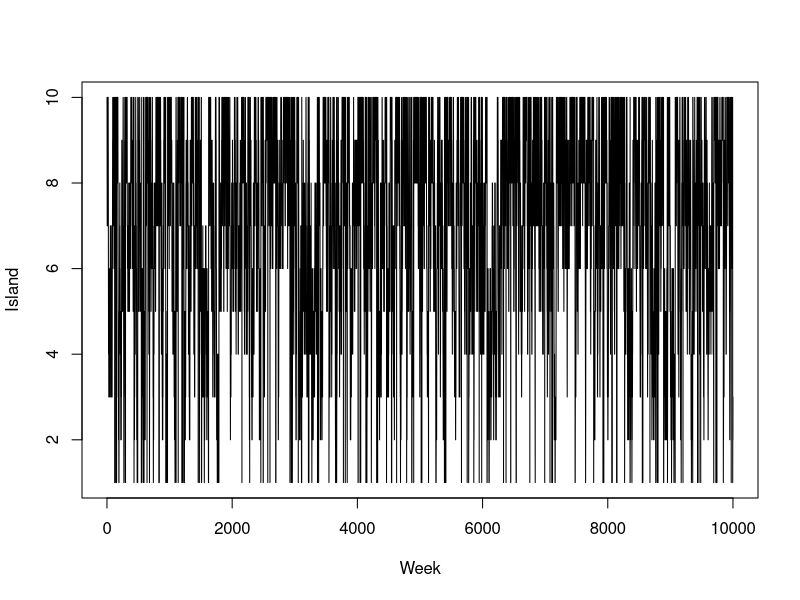
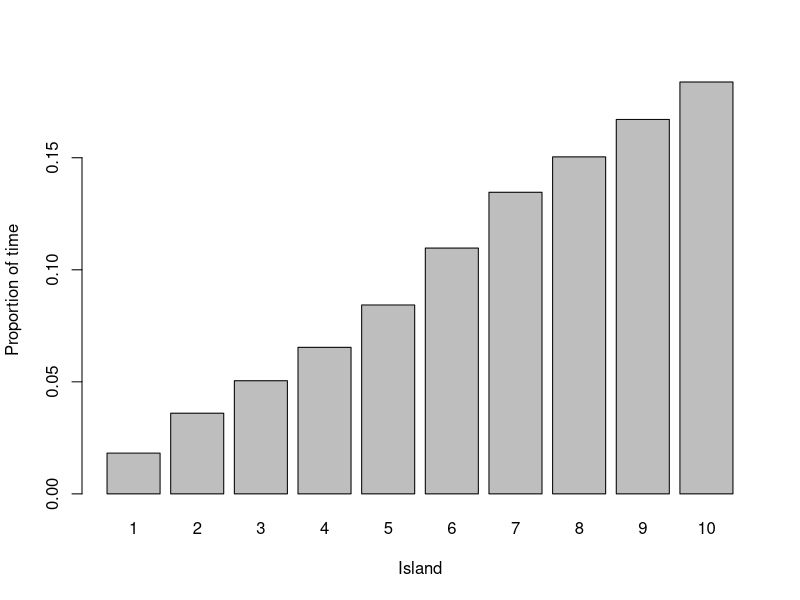
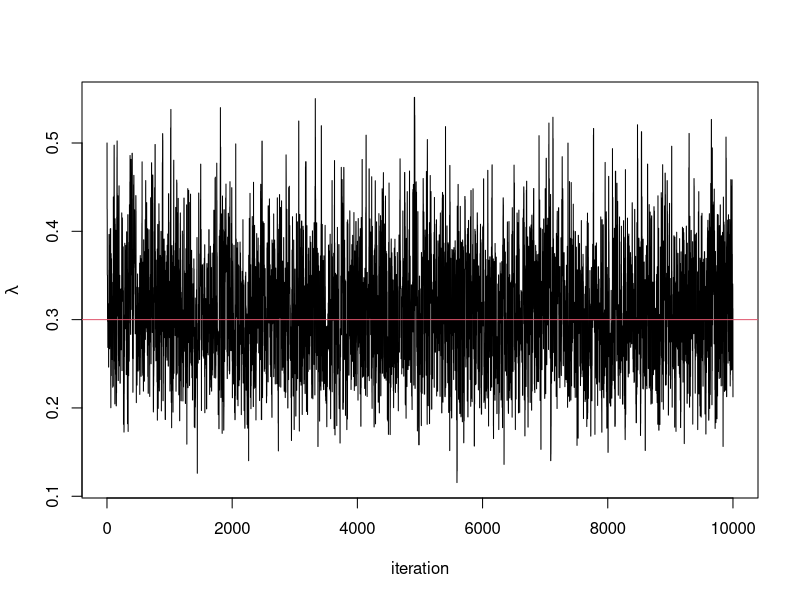
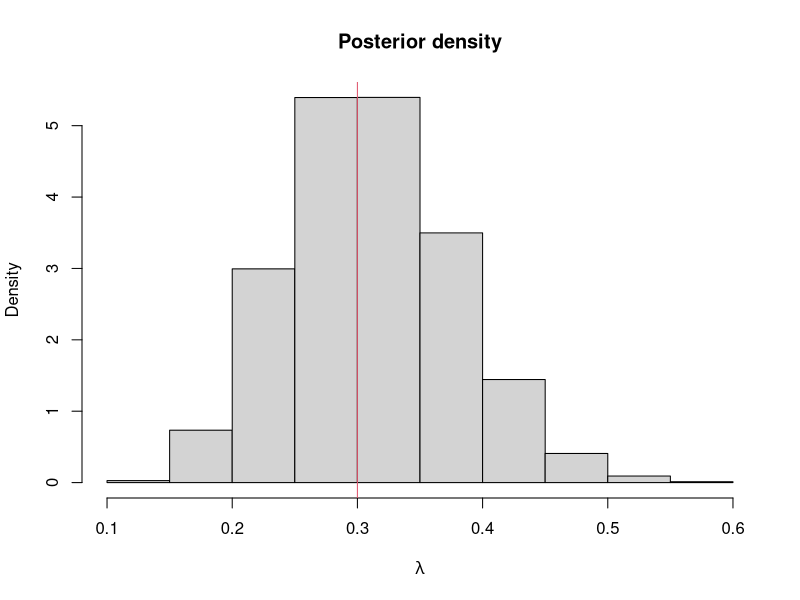
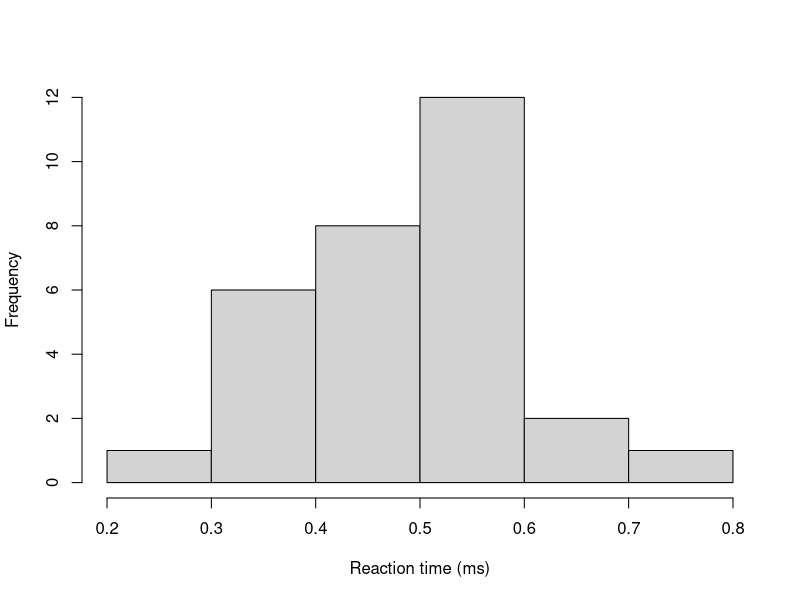
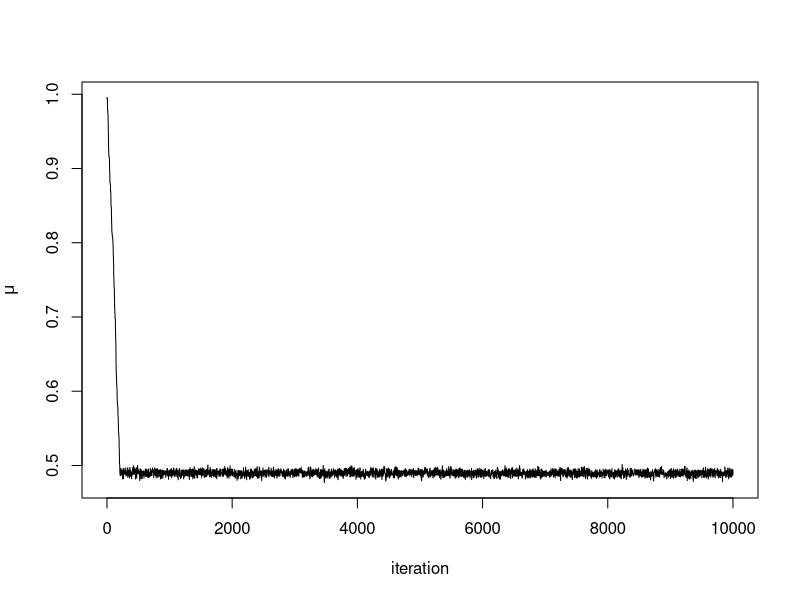
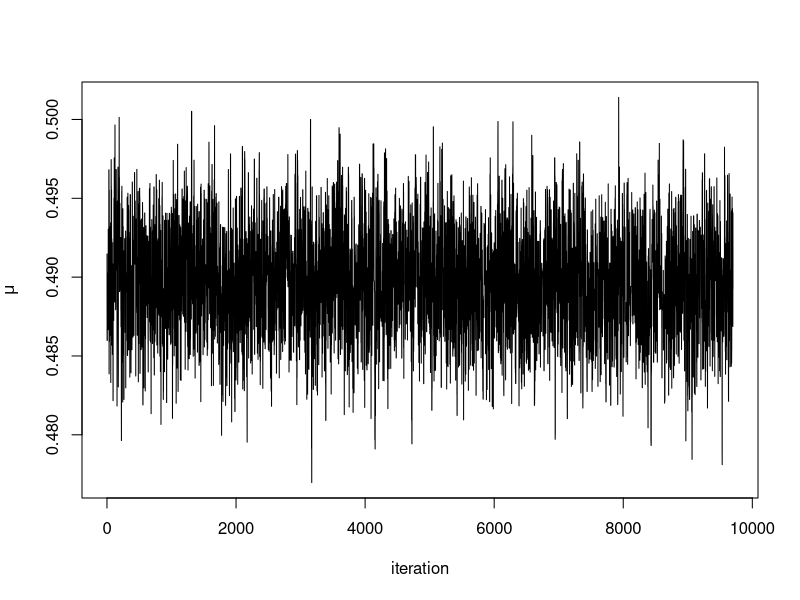
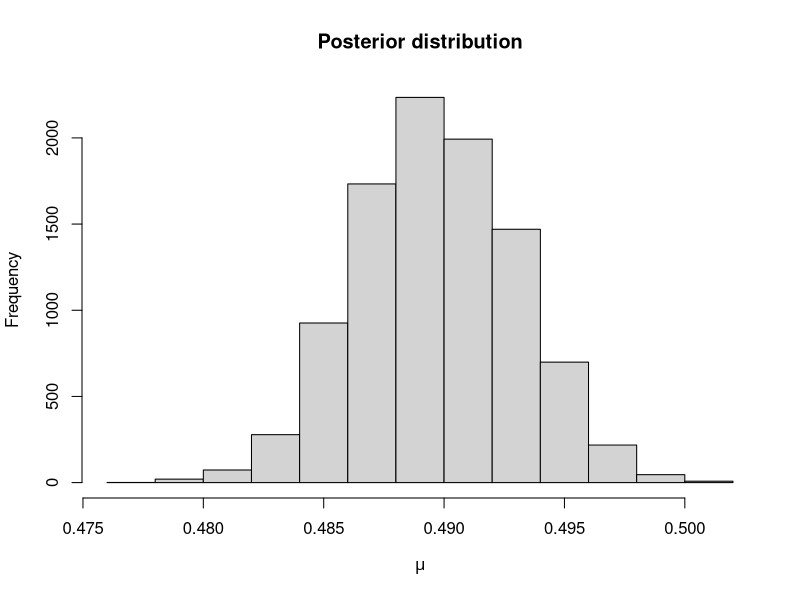

These figures' R source, in order:
## ---- chunk 1
weeks <- 10000
island <- numeric(weeks)
current <- 10
for(i in 1:weeks){
  ## record current position
  island[i] <- current
  
  #Flip a coin to move to a propose a new island
  proposed <- current + sample(c(1, -1), size = 1)
  
  #Ensure he loops round the island
  if(proposed < 1) 
    proposed <- 10
  if(proposed > 10)
    proposed <- 1
  
  #Decide to move
  p <- proposed/current
  u <- runif(1)
  if(u < p)
    current <- proposed
}

#Plot results
plot(island, type = 'l', xlab = "Week", ylab = "Island")
barplot(table(island)/weeks, xlab = "Island", 
        ylab = "Proportion of time")
## ---- chunk 2
# Set Up MCMC Algorithm ---------------------------------------------------

n.iter <- 10000
lambda.store <- numeric(n.iter) #Store value of Markov chain at end of every iteration

#Initialise Prior Parameters and Data
lambda <- 0.5
sum.x <- 67.6
N <- 20
alpha <- 1
beta <- 1


# Run MCMC Algorithm ------------------------------------------------------
for(i in 1:n.iter){
  
  #Propose new value of lambda
  lambda.prop <- rnorm(1, lambda, 0.1)
  
  #Check lambda \in [0, 1]
  if(lambda.prop > 0 & lambda.prop < 1){
    
    #Compute p_acc
    log.p.acc <- (N + alpha - 1)*log(lambda.prop/lambda) + 
      (beta - 1)*log((1-lambda.prop)/(1-lambda)) +
      (lambda - lambda.prop)*sum.x
    
    #Accept/Reject step
    if(log(runif(1)) < log.p.acc)
      lambda <- lambda.prop
    
  }
  
  #Store current value of Markov Chain
  lambda.store[i] <- lambda
  
}

#Plot trace plot (Markov chain values)
plot(lambda.store, type = 'l', xlab = "iteration", ylab = expression(lambda))
abline(h=0.3, col = 2) #the value I used to simulate the data

#Plot posterior density
hist(lambda.store, prob = TRUE, xlab = expression(lambda), main = "Posterior density")
abline(v=0.3, col = 2) #the value I used to simulate the data
mean(lambda.store) #posterior mean
quantile(lambda.store, c(0.025, 0.975)) #95% CI
## ---- chunk 3
y <- c(0.34, 0.47, 0.58, 0.27, 0.74, 0.44, 0.46, 0.65, 0.36, 0.55, 0.58, 0.55, 
       0.53, 0.56, 0.54, 0.61, 0.43, 0.52, 0.45, 0.49, 0.32, 0.33, 0.47, 0.58, 
       0.34, 0.60, 0.59, 0.43, 0.57, 0.34)
hist(y, main = "", xlab = "Reaction time (ms)")
## ---- chunk 4
#Set up elements for MCMC
set.seed(123) #to reproduce
n.iter   <- 10000
mu.store <- numeric(n.iter)

#Initial values
mu <- 1 
sigma <- 0.1 #known

for(i in 1:n.iter){
  
  #Propose value for mu
  mu.proposed <- runif(1, mu - 0.01, mu + 0.01)
  
  if(mu.proposed > 0){ #If mu < 0 we can reject straight away
    
    #Compute (log) acceptance probability
    log.numerator   <- -0.01*mu.proposed - 
                      sum(y - mu.proposed)^2/(2*sigma^2)
    log.denominator <- -0.01*mu - sum(y - mu)^2/(2*sigma^2)
    
    log.p.acc <- log.numerator - log.denominator
    u <- runif(1)
    
    #Accept/Reject step
    if(log(u) < log.p.acc){
      mu <- mu.proposed
    }
  }
  
  #Store mu at each iteration
  mu.store[i] <- mu
}
plot(mu.store, type = 'l', xlab = "iteration", 
     ylab = expression(mu))
## ---- chunk 5
plot(mu.store[-c(1:300)], type = 'l', xlab = "iteration", ylab = expression(mu))
hist(mu.store[-c(1:300)], xlab = expression(mu), main = "Posterior distribution")
## ---- chunk 6
quantile(mu.store[-c(1:300)], c(0.025, 0.975))
## ---- chunk 7
#Function that evaluates Pareto loglikelihood
log.likelihood <- function(x, beta){

  log.value <- length(x)*log(beta) - (beta + 1)*sum(log(x))

  return(log.value)

}

# MCMC Sampler ------------------------------------------------------------

#Initialise Values
x <- c(1.019844, 1.043574, 1.360953, 1.049228, 1.491926, 1.192943, 1.323738, 1.262572, 2.034768, 1.451654)
n.iter <- 10000 #number of iterations
beta.current <- 2 #initial value for beta
beta.store <- numeric(n.iter) #empty vecotr to store beta at each iteration

#Run MCMC For Loop
for(i in 1:n.iter){

  #Propose prop value for beta
  beta.prop <- rnorm(1, beta.current, 0.5)

  #Compute current and prop loglikelihood
  loglike.prop     <- log.likelihood(x, beta.prop)
  loglike.current <- log.likelihood(x, beta.current)

  #Compute Log acceptance probability
  log.p.acc <- loglike.prop - loglike.current +
    dgamma(beta.prop, 1, 0.01, log = TRUE) - dgamma(beta.current, 1, 0.01, log = TRUE)

  #Accept/Reject
  u <- runif(1)
  if(log(u) < log.p.acc){
    beta.current <- beta.prop
  }

  #Store Current Value
  beta.store[i] <- beta.current


}

#Plot trace plots
plot(beta.store, type = 'l')

#Investigate posterior
hist(beta.store, freq = FALSE, main = "", xlab = expression(beta))
quantile(beta.store, c(0.025, 0.975))
## ---- chunk 8
# Set Up MCMC Algorithm ---------------------------------------------------

n.iter <- 10000
lambda.store <- numeric(n.iter) #Store value of Markov chain at end of every iteration
gamma.store <- numeric(n.iter) #Store value of Markov chain at end of every iteration



# Run MCMC Algorithm ------------------------------------------------------
for(i in 2:n.iter){
  
  #Store current value of Markov Chain
  lambda.store[i] <- rgamma(1, 10, 95 + gamma.store[i-1])
  gamma.store[i]  <- rexp(1, 0.01 + lambda.store[i])
  
}

#Plot trace plot (Markov chain values)
plot(lambda.store, type = 'l', xlab = "iteration", ylab = expression(lambda))
plot(gamma.store, type = 'l', xlab = "iteration", ylab = expression(gamma))

#Plot posterior density
hist(lambda.store, prob = TRUE, xlab = expression(lambda), main = "Posterior density")
mean(lambda.store) #posterior mean
quantile(lambda.store, c(0.025, 0.975)) #95% CI

hist(gamma.store, prob = TRUE, xlab = expression(lambda), main = "Posterior density")
mean(gamma.store) #posterior mean
quantile(gamma.store, c(0.025, 0.975)) #95% CI

#Investogate correlation between parameters
plot(lambda.store, gamma.store)
## ---- chunk 9
set.seed(123) #to reproduce
n.iter   <- 10000
mu.store <- numeric(n.iter)

#Initial values
mu <- 1 
sigma <- 0.1 #known

for(i in 1:n.iter){
  
  #Propose value for mu
  mu.proposed <- runif(1, mu - 0.1, mu + 0.1) #Step size too big
  
  if(mu.proposed > 0){ #If mu < 0 we can reject straight away
    
    #Compute (log) acceptance probability
    log.numerator   <- -0.01*mu.proposed - 
                        sum(y - mu.proposed)^2/(2*sigma^2)
    log.denominator <- -0.01*mu - sum(y - mu)^2/(2*sigma^2)
    
    log.p.acc <- log.numerator - log.denominator
    u <- runif(1)
    
    #Accept/Reject step
    if(log(u) < log.p.acc){
      mu <- mu.proposed
    }
  }
  
  #Store mu at each iteration
  mu.store[i] <- mu
}
plot(mu.store[-c(1:3000)], type = 'l', xlab = "iteration", 
     ylab = expression(mu))
## ---- chunk 10
set.seed(123) #to reproduce
n.iter   <- 10000
mu.store <- numeric(n.iter)

#Initial values
mu <- 1 
sigma <- 0.1 #known

for(i in 1:n.iter){
  
  #Propose value for mu
  mu.proposed <- runif(1, mu - 0.0005, mu + 0.0005) #Step size too small
  
  if(mu.proposed > 0){ #If mu < 0 we can reject straight away
    
    #Compute (log) acceptance probability
    log.numerator   <- -0.01*mu.proposed -
                        sum(y - mu.proposed)^2/(2*sigma^2)
    log.denominator <- -0.01*mu - sum(y - mu)^2/(2*sigma^2)
    
    log.p.acc <- log.numerator - log.denominator
    u <- runif(1)
    
    #Accept/Reject step
    if(log(u) < log.p.acc){
      mu <- mu.proposed
    }
  }
  
  #Store mu at each iteration
  mu.store[i] <- mu
}
par(mfrow = c(1, 2))
plot(mu.store, type = 'l', xlab = "iteration", ylab = expression(mu))
plot(mu.store[-c(1:5000)], type = 'l', xlab = "iteration",
     ylab = expression(mu))
